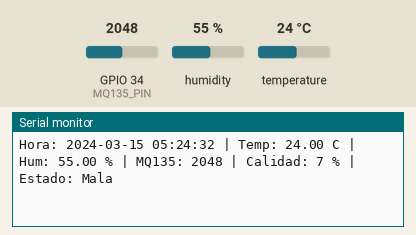
Recording of a sketch running on a simulated ESP32. Shown: the last lines printed to the serial monitor. The test bench sets the inputs (shaded band); at power-on: GPIO 34 (MQ135_PIN) = 2048, humidity 55 %, temperature 24 °C (analog values on the 0–4095 scale). WiFi joins after 1.5 s; servers stay silent unless stated; the local clock reads 2024-03-15 10:24:30 at power-on unless the sketch sets it.

Above: at 2.7 s.
2.8 s: GPIO 34 (MQ135_PIN) set to 1857
At 3.33 s:
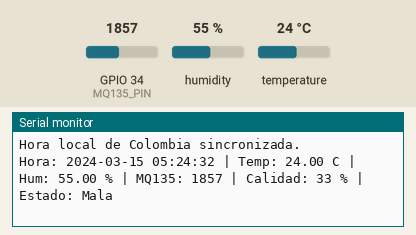
11.0 s: GPIO 34 (MQ135_PIN) set to 1767
At 11.84 s:
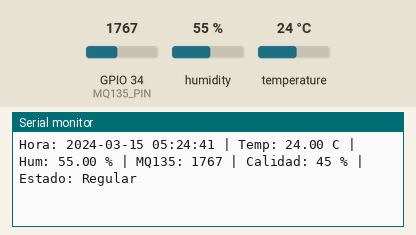
Timing chart, 0 to 14.0 s (numbered marks = the images above; inputs shaded):
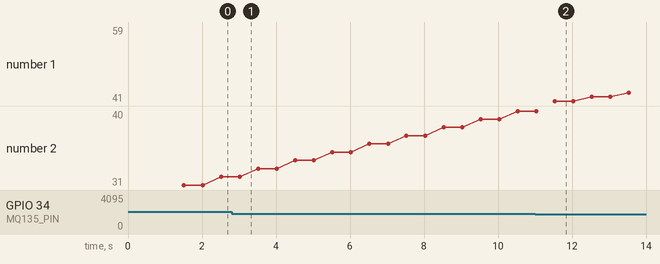

The sketch:

IOT_SCHOOL_AIR.ino
```cpp
#include <ArduinoIoTCloud.h>
#include <Arduino_ConnectionHandler.h>
#include <DHT.h>
#include <WiFi.h>
#include <WiFiClientSecure.h>
#include <UniversalTelegramBot.h>
#include <time.h>

// ======================================================
// CREDENCIALES ARDUINO CLOUD
// ======================================================
const char DEVICE_LOGIN_NAME[] = "13d9f858-9956-471b-8dc0-f2a10bd374de";
const char DEVICE_KEY[]        = "GnDn9YKYNQt7f885qt796#SnK";

// ======================================================
// WIFI
// ======================================================
const char SSID[] = "BLUE_KITTYSDINOCAVE";
const char PASS[] = "05Kitty14*";

// ======================================================
// TELEGRAM
// ======================================================
const char BOT_TOKEN[] = "8879397221:AAHq9jwUC7psJg1xV4471RHC05awDTO-MVI";
const char CHAT_ID[]   = "7946584551";


WiFiClientSecure secured_client;
UniversalTelegramBot bot(BOT_TOKEN, secured_client);

// ======================================================
// HORA NTP
// Colombia / Ecuador / Perú: UTC-5
// Si estás en otro país, ajusta GMT_OFFSET_SEC.
// ======================================================
const char* TZ_INFO = "COT5";
bool horaConfigurada = false;

// ======================================================
// SENSORES
// ======================================================
#define DHTPIN 4
#define DHTTYPE DHT11
#define MQ135_PIN 34

DHT dht(DHTPIN, DHTTYPE);

// ======================================================
// VARIABLES PARA ARDUINO CLOUD
// ======================================================
float temperatura;
float humedad;
int mq135Raw;
int calidadAire;
String estadoAire;

// Hora exacta de la última medición usada
String horaUltimaMedicion = "Sin sincronizar";

// ======================================================
// CONEXION ARDUINO CLOUD
// ======================================================
WiFiConnectionHandler ArduinoIoTPreferredConnection(SSID, PASS);

// ======================================================
// CALIBRACION MQ135
// ======================================================
const int MQ_LIMPIO = 1350;
const int MQ_MALO   = 2100;

// ======================================================
// CONTROL DE TIEMPO
// ======================================================
unsigned long tiempoMQ135 = 0;
unsigned long tiempoDHT = 0;
unsigned long tiempoSerial = 0;

const unsigned long intervaloMQ135 = 200;
const unsigned long intervaloDHT = 2000;
const unsigned long intervaloSerial = 500;

// Mutex para que Telegram lea datos sin interrumpir el muestreo
SemaphoreHandle_t datosMutex;

// ======================================================
// DECLARACION DE FUNCIONES
// ======================================================
void leerDHT11();
void leerMQ135();
int leerMQ135Promedio();
void mostrarDatosSerial();
String generarMensajeEstado();
void revisarTelegram();
bool enviarTelegramSeguro(String mensaje);
String obtenerHoraActual();
void tareaTelegram(void * parameter);

// ======================================================
// CONFIGURACION DE PROPIEDADES CLOUD
// ======================================================
void initProperties() {
  ArduinoCloud.setBoardId(DEVICE_LOGIN_NAME);
  ArduinoCloud.setSecretDeviceKey(DEVICE_KEY);

  ArduinoCloud.addProperty(temperatura, READ, 1 * SECONDS, NULL);
  ArduinoCloud.addProperty(humedad, READ, 1 * SECONDS, NULL);
  ArduinoCloud.addProperty(mq135Raw, READ, 1 * SECONDS, NULL);
  ArduinoCloud.addProperty(calidadAire, READ, 1 * SECONDS, NULL);
  ArduinoCloud.addProperty(estadoAire, READ, ON_CHANGE, NULL);
}

void setup() {

  Serial.begin(115200);
  delay(1500);

  dht.begin();

  analogReadResolution(12);
  analogSetPinAttenuation(MQ135_PIN, ADC_11db);
  configTime(0, 0, "pool.ntp.org", "time.nist.gov");
  datosMutex = xSemaphoreCreateMutex();

  secured_client.setInsecure();
  secured_client.setTimeout(1000);
  bot.longPoll = 0;

  initProperties();

  ArduinoCloud.begin(ArduinoIoTPreferredConnection);

  setDebugMessageLevel(0);
  // ArduinoCloud.printDebugInfo();

  // Configurar hora por internet

  Serial.println("Sistema iniciado.");
  Serial.println("Arduino Cloud activo.");
  Serial.println("Telegram se ejecuta en tarea separada.");

  // Tarea separada para Telegram.
  // Si Telegram tarda, no detiene el loop principal.
  xTaskCreatePinnedToCore(
    tareaTelegram,
    "TareaTelegram",
    12288,
    NULL,
    1,
    NULL,
    0
  );
}

void loop() {
  ArduinoCloud.update();

  if (!horaConfigurada && WiFi.status() == WL_CONNECTED) {

  struct tm timeinfo;
  if (getLocalTime(&timeinfo, 3000)) {
    horaConfigurada = true;
    Serial.println("Hora local de Colombia sincronizada.");
  } else {
    Serial.println("Esperando sincronizacion de hora...");
  }
}

  unsigned long tiempoActual = millis();

  // MQ135 rápido
  if (tiempoActual - tiempoMQ135 >= intervaloMQ135) {
    tiempoMQ135 = tiempoActual;
    leerMQ135();
  }

  // DHT11 cada 2 segundos
  if (tiempoActual - tiempoDHT >= intervaloDHT) {
    tiempoDHT = tiempoActual;
    leerDHT11();
  }

  // Monitor serial
  if (tiempoActual - tiempoSerial >= intervaloSerial) {
    tiempoSerial = tiempoActual;
    mostrarDatosSerial();
  }

}

void leerDHT11() {
  float h = dht.readHumidity();
  float t = dht.readTemperature();

  if (!isnan(h) && !isnan(t)) {
    if (xSemaphoreTake(datosMutex, 10 / portTICK_PERIOD_MS) == pdTRUE) {
      humedad = h;
      temperatura = t;
      xSemaphoreGive(datosMutex);
    }
  } else {
    Serial.println("Error al leer el DHT11");
  }
}

void leerMQ135() {
  int raw = leerMQ135Promedio();

  int calidad = map(raw, MQ_LIMPIO, MQ_MALO, 100, 0);
  calidad = constrain(calidad, 0, 100);

  String estado;

  if (calidad >= 70) {
    estado = "Buena";
  } else if (calidad >= 40) {
    estado = "Regular";
  } else {
    estado = "Mala";
  }

  String hora = obtenerHoraActual();

  if (xSemaphoreTake(datosMutex, 10 / portTICK_PERIOD_MS) == pdTRUE) {
    mq135Raw = raw;
    calidadAire = calidad;
    estadoAire = estado;
    horaUltimaMedicion = hora;
    xSemaphoreGive(datosMutex);
  }
}

int leerMQ135Promedio() {
  long suma = 0;
  const int muestras = 4;

  for (int i = 0; i < muestras; i++) {
    suma += analogRead(MQ135_PIN);
    delay(1);
  }

  return suma / muestras;
}

void mostrarDatosSerial() {
  float tempLocal;
  float humLocal;
  int mqLocal;
  int calidadLocal;
  String estadoLocal;
  String horaLocal;

  if (xSemaphoreTake(datosMutex, 10 / portTICK_PERIOD_MS) == pdTRUE) {
    tempLocal = temperatura;
    humLocal = humedad;
    mqLocal = mq135Raw;
    calidadLocal = calidadAire;
    estadoLocal = estadoAire;
    horaLocal = horaUltimaMedicion;
    xSemaphoreGive(datosMutex);
  } else {
    return;
  }

  Serial.print("Hora: ");
  Serial.print(horaLocal);
  Serial.print(" | Temp: ");
  Serial.print(tempLocal);
  Serial.print(" C | Hum: ");
  Serial.print(humLocal);
  Serial.print(" % | MQ135: ");
  Serial.print(mqLocal);
  Serial.print(" | Calidad: ");
  Serial.print(calidadLocal);
  Serial.print(" % | Estado: ");
  Serial.println(estadoLocal);
}

String obtenerHoraActual() {
  time_t now = time(nullptr);

  // Si la hora aún no se ha sincronizado
  if (now < 100000) {
    return "Hora no sincronizada";
  }

  // Colombia = UTC - 5 horas
  now -= 5 * 3600;

  struct tm timeinfo;
  gmtime_r(&now, &timeinfo);

  char buffer[30];
  strftime(buffer, sizeof(buffer), "%Y-%m-%d %H:%M:%S", &timeinfo);

  return String(buffer);
}


String generarMensajeEstado() {
  float tempLocal;
  float humLocal;
  int mqLocal;
  int calidadLocal;
  String estadoLocal;
  String horaLocal;

  if (xSemaphoreTake(datosMutex, 100 / portTICK_PERIOD_MS) == pdTRUE) {
    tempLocal = temperatura;
    humLocal = humedad;
    mqLocal = mq135Raw;
    calidadLocal = calidadAire;
    estadoLocal = estadoAire;
    horaLocal = horaUltimaMedicion;
    xSemaphoreGive(datosMutex);
  } else {
    return "No se pudo leer la medicion actual.";
  }

  String mensaje = "Estado ambiental actual\n\n";

  mensaje += "Hora de la medicion:\n";
  mensaje += horaLocal;
  mensaje += "\n\n";

  mensaje += "Temperatura: ";
  mensaje += String(tempLocal, 1);
  mensaje += " C\n";

  mensaje += "Humedad: ";
  mensaje += String(humLocal, 1);
  mensaje += " %\n";

  mensaje += "MQ135 RAW: ";
  mensaje += String(mqLocal);
  mensaje += "\n";

  mensaje += "Calidad de aire: ";
  mensaje += String(calidadLocal);
  mensaje += " %\n";

  mensaje += "Estado del aire: ";
  mensaje += estadoLocal;

  return mensaje;
}

bool enviarTelegramSeguro(String mensaje) {
  if (WiFi.status() != WL_CONNECTED) {
    Serial.println("Telegram: WiFi no conectado.");
    return false;
  }

  bool enviado = bot.sendMessage(CHAT_ID, mensaje, "");

  if (enviado) {
    Serial.println("Telegram: mensaje enviado.");
    return true;
  } else {
    Serial.println("Telegram: fallo al enviar mensaje.");
    return false;
  }
}

void revisarTelegram() {
  int mensajesNuevos = bot.getUpdates(bot.last_message_received + 1);

  if (mensajesNuevos <= 0) {
    return;
  }

  for (int i = 0; i < mensajesNuevos; i++) {
    String chat_id = bot.messages[i].chat_id;
    String texto = bot.messages[i].text;

    texto.trim();

    Serial.print("Telegram recibido: ");
    Serial.println(texto);

    if (chat_id != CHAT_ID) {
      Serial.println("Telegram: usuario no autorizado.");
      continue;
    }

    if (texto == "/start") {
      String bienvenida = "Sistema de monitoreo ambiental activo.\n\n";
      bienvenida += "Comandos disponibles:\n";
      bienvenida += "/estado - Consultar temperatura, humedad y calidad del aire\n";
      bienvenida += "/ayuda - Ver comandos disponibles";

      enviarTelegramSeguro(bienvenida);
    }

    else if (texto == "/estado") {
      enviarTelegramSeguro(generarMensajeEstado());
    }

    else if (texto == "/ayuda") {
      String ayuda = "Comandos disponibles:\n\n";
      ayuda += "/estado - Consultar datos actuales\n";
      ayuda += "/start - Iniciar el bot\n";
      ayuda += "/ayuda - Ver ayuda";

      enviarTelegramSeguro(ayuda);
    }

    else {
      enviarTelegramSeguro("Comando no reconocido. Usa /ayuda");
    }
  }
}

void tareaTelegram(void * parameter) {
  delay(8000);

  Serial.println("Tarea Telegram iniciada.");

  while (true) {
    if (WiFi.status() == WL_CONNECTED) {
      revisarTelegram();
    }

    // Telegram se revisa cada 3 segundos,
    // pero si tarda, solo se bloquea esta tarea, no el muestreo.
    vTaskDelay(3000 / portTICK_PERIOD_MS);
  }
}
```

Measured:
- the behaviour switches between 1808 and 1807 on GPIO 34 (MQ135_PIN) (found by bisection; images 1 and 2)
- after the input at 2.8 s, the serial monitor: prints a new line after 0.22 s (image 1)
- after the input at 11.0 s, the serial monitor: prints a new line after 0.53 s (image 2)
